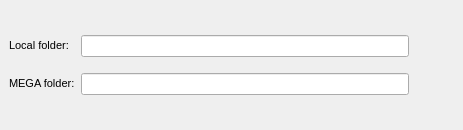
<?xml version="1.0" encoding="UTF-8"?>
<ui version="4.0">
 <class>FolderBinder</class>
 <widget class="QWidget" name="FolderBinder">
  <property name="geometry">
   <rect>
    <x>0</x>
    <y>0</y>
    <width>463</width>
    <height>130</height>
   </rect>
  </property>
  <property name="windowTitle">
   <string/>
  </property>
  <property name="styleSheet">
   <string notr="true">QWidget
{
font-size: 11px;
}

QCheckBox::indicator {
     width: 16px;
     height: 16px;
 }

QRadioButton::indicator {
     width: 16px;
     height: 16px;
 }

QScrollBar:horizontal {
height: 16px;
}

QPushButton
{
    min-height: 24px;
	height: 24px;
}
</string>
  </property>
  <layout class="QGridLayout" name="gridLayout">
   <property name="leftMargin">
    <number>0</number>
   </property>
   <property name="topMargin">
    <number>0</number>
   </property>
   <property name="rightMargin">
    <number>0</number>
   </property>
   <property name="bottomMargin">
    <number>0</number>
   </property>
   <property name="spacing">
    <number>0</number>
   </property>
   <item row="0" column="0">
    <widget class="QWidget" name="wAdvancedConfigForm" native="true">
     <layout class="QFormLayout" name="formLayout">
      <property name="fieldGrowthPolicy">
       <enum>QFormLayout::AllNonFixedFieldsGrow</enum>
      </property>
      <property name="formAlignment">
       <set>Qt::AlignLeading|Qt::AlignLeft|Qt::AlignVCenter</set>
      </property>
      <property name="horizontalSpacing">
       <number>6</number>
      </property>
      <property name="verticalSpacing">
       <number>6</number>
      </property>
      <property name="leftMargin">
       <number>9</number>
      </property>
      <property name="topMargin">
       <number>9</number>
      </property>
      <property name="rightMargin">
       <number>9</number>
      </property>
      <property name="bottomMargin">
       <number>9</number>
      </property>
      <item row="2" column="0">
       <widget class="QLabel" name="lMegaFolder">
        <property name="focusPolicy">
         <enum>Qt::NoFocus</enum>
        </property>
        <property name="text">
         <string>MEGA folder:</string>
        </property>
        <property name="alignment">
         <set>Qt::AlignBottom|Qt::AlignLeading|Qt::AlignLeft</set>
        </property>
       </widget>
      </item>
      <item row="2" column="1">
       <layout class="QHBoxLayout" name="hLocalFolder">
        <item>
         <widget class="QLineEdit" name="eMegaFolder">
          <property name="enabled">
           <bool>true</bool>
          </property>
          <property name="accessibleName">
           <string>MEGA folder:</string>
          </property>
          <property name="readOnly">
           <bool>true</bool>
          </property>
         </widget>
        </item>
        <item>
         <widget class="QPushButton" name="bMegaFolder">
          <property name="enabled">
           <bool>true</bool>
          </property>
          <property name="styleSheet">
           <string notr="true">margin: 4px;
border: none;</string>
          </property>
          <property name="text">
           <string/>
          </property>
          <property name="icon">
           <iconset resource="../Resources_win.qrc">
            <normaloff>:/images/import_cloud_ico.png</normaloff>:/images/import_cloud_ico.png</iconset>
          </property>
          <property name="iconSize">
           <size>
            <width>24</width>
            <height>24</height>
           </size>
          </property>
          <property name="default">
           <bool>false</bool>
          </property>
          <property name="flat">
           <bool>true</bool>
          </property>
         </widget>
        </item>
       </layout>
      </item>
      <item row="0" column="0">
       <widget class="QLabel" name="lLocalFolder">
        <property name="focusPolicy">
         <enum>Qt::NoFocus</enum>
        </property>
        <property name="text">
         <string>Local folder:</string>
        </property>
        <property name="alignment">
         <set>Qt::AlignBottom|Qt::AlignLeading|Qt::AlignLeft</set>
        </property>
       </widget>
      </item>
      <item row="0" column="1">
       <layout class="QHBoxLayout" name="hMegaFolder">
        <item>
         <widget class="QLineEdit" name="eLocalFolder">
          <property name="enabled">
           <bool>true</bool>
          </property>
          <property name="accessibleName">
           <string>Local folder:</string>
          </property>
          <property name="readOnly">
           <bool>true</bool>
          </property>
         </widget>
        </item>
        <item>
         <widget class="QPushButton" name="bLocalFolder">
          <property name="styleSheet">
           <string notr="true">margin: 4px;
border: none;
</string>
          </property>
          <property name="text">
           <string/>
          </property>
          <property name="icon">
           <iconset resource="../Resources_win.qrc">
            <normaloff>:/images/import_computer_ico.png</normaloff>:/images/import_computer_ico.png</iconset>
          </property>
          <property name="iconSize">
           <size>
            <width>24</width>
            <height>24</height>
           </size>
          </property>
          <property name="default">
           <bool>false</bool>
          </property>
          <property name="flat">
           <bool>true</bool>
          </property>
         </widget>
        </item>
       </layout>
      </item>
     </layout>
    </widget>
   </item>
  </layout>
 </widget>
 <tabstops>
  <tabstop>lLocalFolder</tabstop>
  <tabstop>eLocalFolder</tabstop>
  <tabstop>bLocalFolder</tabstop>
  <tabstop>lMegaFolder</tabstop>
  <tabstop>eMegaFolder</tabstop>
  <tabstop>bMegaFolder</tabstop>
 </tabstops>
 <resources>
  <include location="../Resources_win.qrc"/>
 </resources>
 <connections/>
</ui>
